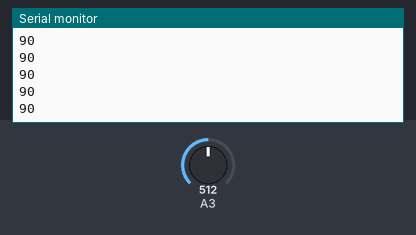
A sketch run on a simulated Arduino Uno, built with avr-gcc and run on an emulated ATmega328P. On the bench: the last lines printed to the serial monitor. The test bench sets the inputs (shaded band); at power-on: A3 = 512. No radio packets arrive unless stated.

Above: at 1.2 s.
1.3 s: A3 set to 716
At 2.0 s:
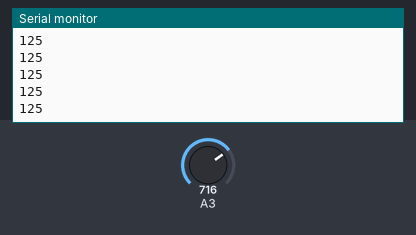
2.8 s: A3 set to 900
At 3.8 s:
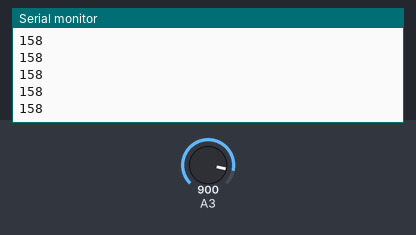
Timing chart, 0 to 4.6 s (numbered marks = the images above; inputs shaded):
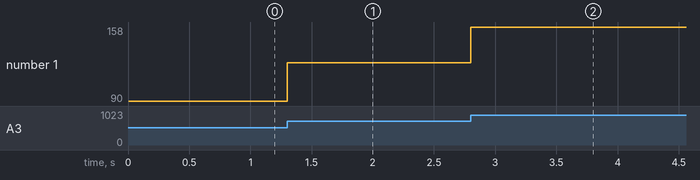

Measured:
- after the input at 1.3 s, the serial monitor: prints a new line at once (image 1)
- after the input at 2.8 s, the serial monitor: prints a new line at once (image 2)
- plotted number 1: 90 → 125 after the input at 1.3 s, 125 → 158 after the input at 2.8 s

The sketch:

nunchuck_controller.ino
```cpp
#include <SPI.h>


#include <nRF24L01.h>
#include <printf.h>
#include <RF24.h>
#include <RF24_config.h>

RF24 radio(9, 10);
byte address[] = "cntrl1";
void setup() {
  Serial.begin(57600);
  printf_begin();
  radio.begin();
  radio.printDetails();
  radio.setPALevel(RF24_PA_HIGH);
  radio.openWritingPipe(address);
}

void loop() {
  int raw = analogRead(3) ;
  int speed = map(raw, 0, 1023, 0, 180);
  Serial.println(speed);
  if (!radio.write(&speed, sizeof(int))) {
    //   Serial.println("fail");
  }

}
```
